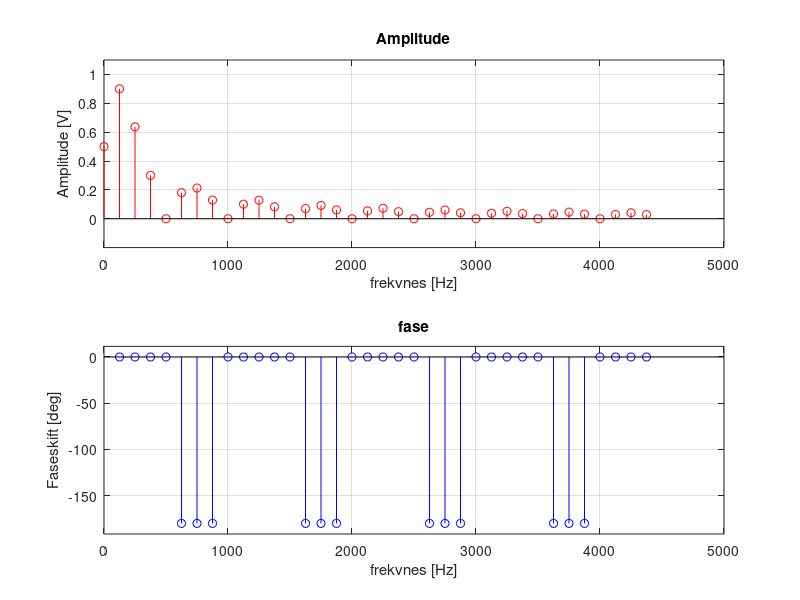
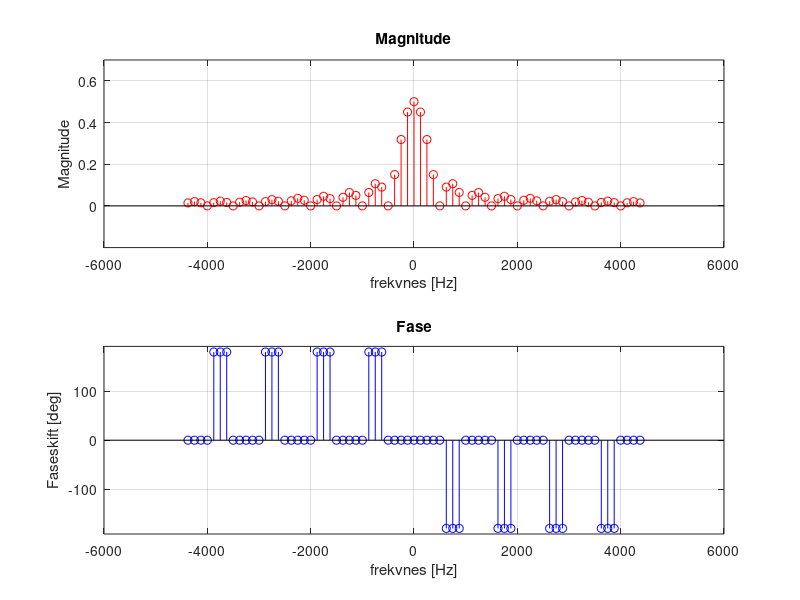
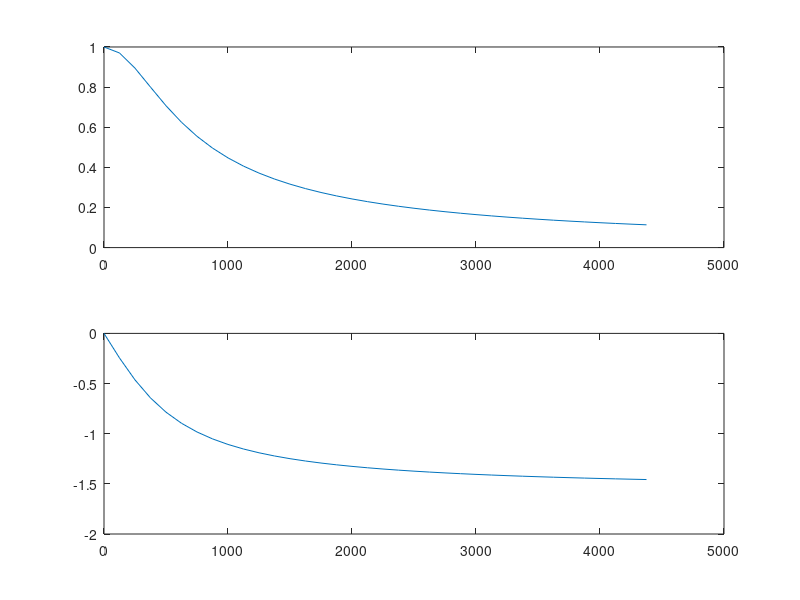
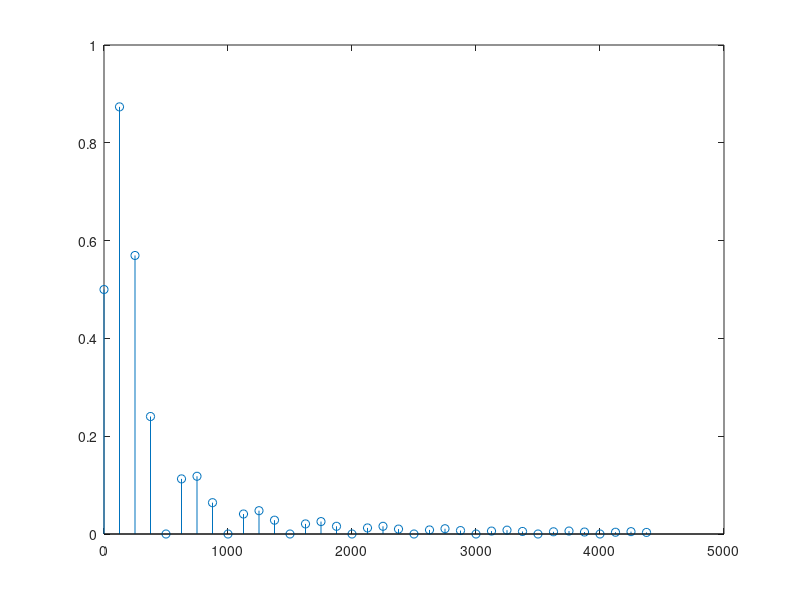

Recreate these plots in MATLAB, in order.

3;

function out = mySquareV1(t, f0, d_c, bds=[-1,1], cent=false)
    #{ 
        t: tidsvektor
        f0: fundemental frekvens
        d_c: duty cycle 
        bds: bounds aks grenser (hva høy og lav er i verdi) -> bds(1) = lav verdi, bds(2) = høy verdi.  
        cent: få en sentrerrt positiv puls omkring origo (alså tidskifte med halv pulsperiode, t+t1 hvor t1 = (T*d_c/100)/2)

        return verdi -> t: tidsavektor om pds=0 t_ut = t_in eller så er den tilpaset skalert til ms, out: resulterde verdier for y aksen (amplitude vektor).
    #} 

    T = 1/f0;
        
    d_c = d_c/100;
    rads = t*2*pi*f0;

    if cent;
        rads = t*2*pi*f0 + (2*pi*d_c)/2;
    end;

    pulse_end_rad = 2*pi*d_c;
    n_rad = mod(rads, 2*pi );

    out = n_rad;
    out(n_rad > pulse_end_rad) = bds(1);
    out(n_rad <= pulse_end_rad) = bds(2);
 
end;

function [a_0, t, y] = findA0(func, T, dp)

    dt = T/dp;
    t = 0:dt:(T-dt);
    y = func(t);

    a_0 = mean(y);
end;

function [amp_l, phi_l, freq_l, a_l, b_l, amp_min_max, phi_min_max] = findAandBs(func, T, num_coffs, dp)
    % a_n = (2/T) * integral(x(t)cos(w_0*n*t), 0, T)
    % b_n = (2/T) * integral(x(t)sin(w_0*n*t), 0, T)
    % x(t) = dc + ( a_n*cos(w_0*n*t) + b_n*sin(w_0*n*t) ) -> amp*cos(w_0*n*t + phi), 
    % hvor, a_n = amp*cos(phi), b_n = -amp*sin(phi) ->  amp = sqrt(a_n^2+b_n^2) og phi = arctan(-b_n/a_n)

    n = 1:num_coffs;
    w_0 = (2*pi)/T;

    dt = T/dp;
    t = 0:dt:(T-dt);
    
    a_l = [];
    b_l = [];

    freq_l = [];

    amp_l = [];
    phi_l = [];
    for i=n;
        y_a = func(t).*cos(i*w_0*t);
        y_b = func(t).*sin(i*w_0*t);

        coff_a =  2*mean(y_a);
        coff_b =  2*mean(y_b);

        a_l = [a_l, coff_a];
        b_l = [b_l, coff_b];
        freq_l = [freq_l, i/T];
    end;

    amp_l = sqrt(a_l.^2 + b_l.^2);
    phi_l = atan2(-b_l, a_l);

    lim = max(amp_l)*1e-6;
    phi_l(amp_l < lim ) = 0;

    amp_min_max = [min(amp_l), max(amp_l)];
    phi_min_max = [min(phi_l), max(phi_l)];
end;

function [mag_l, phi_l, freq_l, c_l, mag_min_max, phi_min_max] = findCs(func, T, num_coffs, dp)
    % c_n = (1/T) * integral(x(t)*exp(-j*w*n*t), 0, T)
    % x(t) = dc + c_n*exp(j*w*t) -> n = [-l, l] 

    l = num_coffs;
    n = [-l:l];
    w_0 = (2*pi)/T;

    dt = T/dp;
    t = 0:dt:(T-dt);
    
    c_l = [];

    freq_l = [];

    mag_l = [];
    phi_l = [];
    for i=n;
        y1 = func(t).*exp(-j*w_0*i*t);

        coff_c =  mean(y1);

        c_l = [c_l, coff_c];
        freq_l = [freq_l, i/T];
    end;

    mag_l = abs(c_l);
    phi_l = angle(c_l);

    lim = max(mag_l)*1e-6;

    phi_l(mag_l < lim ) = 0;

    mag_min_max = [min(mag_l), max(mag_l)];
    phi_min_max = [min(phi_l), max(phi_l)];
end;

function deg = radToDeg(rad)
    deg = rad.*(180/pi);
end;

function out =  myFunc(t)
    T = 8e-3;
    A = 2;
    f0 = 1/T;
    tau = T/4;
    d_c = round((tau/T)*100);
    out = mySquareV1(t,f0, d_c, [0, A], true);
    %out = sin(t*f0*2*pi) + sin(t*f0*2*pi + pi/4);
end;

A = 2;
T = 8e-3;

dp = 140;
nfreqs = 35;

[dc, t, sq] = findA0(@myFunc, T, dp);
figure(6);
plot(t, sq);
ylim([-.2, A+.2])
[amp_l, phi_l1, freq_l1, a_l, b_l, amp_mm1, phi_mm1] = findAandBs(@myFunc, T, nfreqs, dp);
figure(1);
subplot(2,1,1);
stem([0, freq_l1], [dc, amp_l], "r");
ylim([amp_mm1(1)-.2, amp_mm1(2)+.2]);
ylabel("Amplitude [V]"); xlabel("frekvnes [Hz]")
title("Amplitude")
grid()

subplot(2,1,2)
marg = radToDeg(.2);
phi_mm1 = radToDeg(phi_mm1);
stem(freq_l1, radToDeg(phi_l1), "b");
ylim([phi_mm1(1)-marg, phi_mm1(2)+marg]);
ylabel("Faseskift [deg]"); xlabel("frekvnes [Hz]")
title("fase")
grid()

figure(2);
[mag_l, phi_l, freq_l, c_l, mag_mm, phi_mm] = findCs(@myFunc, T, nfreqs, dp);

subplot(2,1,1)
stem(freq_l, mag_l, "r");

ylim([mag_mm(1)-.2, mag_mm(2)+.2]);
title("Magnitude")
ylabel("Magnitude"); xlabel("frekvnes [Hz]")
grid()

subplot(2,1,2)
phi_mm = radToDeg(phi_mm);
stem(freq_l, radToDeg(phi_l), "b");

ylim([phi_mm(1)-marg, phi_mm(2)+marg]);
title("Fase")
ylabel("Faseskift [deg]"); xlabel("frekvnes [Hz]")
grid()

function [H, gain_l, phi_l, C] = HLowPass(f, f_cut, R)

    C = 1/(f_cut*2*pi*R);
    Z_c = 1./(j*2*pi*f*C);

    H = 1 ./ (1 + j*2*pi*f*R*C);;

    gain_l = abs(H);
    phi_l = angle(H);
end;

R = 10e3;
f_cut = 500;
f = [0, freq_l1];

[H, gain_l, phi_l, C] = HLowPass(f, f_cut, R);
disp(C);

figure(3);
subplot(2,1,1);
plot(f, gain_l);

subplot(2,1,2);
plot(f, phi_l);

% bruk filterer på findAandBs
filterd_amp_l = gain_l.*[dc, amp_l];
filterd_phi_l = phi_l+ [0, phi_l1];
figure(4);
stem(f, filterd_amp_l);
stem(f, filterd_amp_l);

function [t, out]  = getFilterdTimeDomainFromFindAandBsOnePeriode(f,filterd_amp_l, phi_l, pds, dp)
    % bruker x(t) = amp*cos(2*pi*f_n*t + phi) for å starte med
    T = 1/f(2);
    dt = (pds*T)/dp;

    t = 0:dt:(pds*T-dt);
    out =[]
    for t_d=t;
        out = [ out, sum( filterd_amp_l .* cos(2*pi*f*t_d + phi_l )) ];
    end;
end;


[t, out] = getFilterdTimeDomainFromFindAandBsOnePeriode(f, filterd_amp_l, filterd_phi_l, 3,200);
disp(out(20));

figure(5);
plot(t, out);
ylim([-.2, A+.2])
